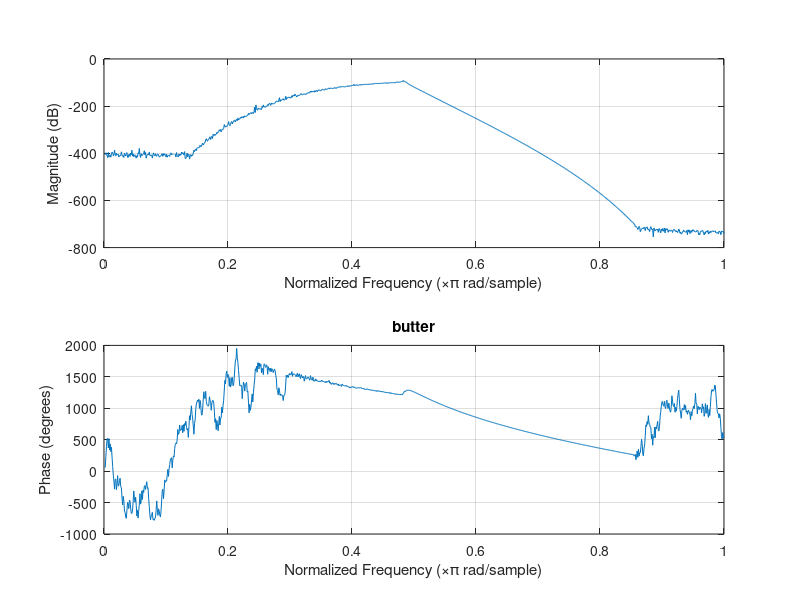
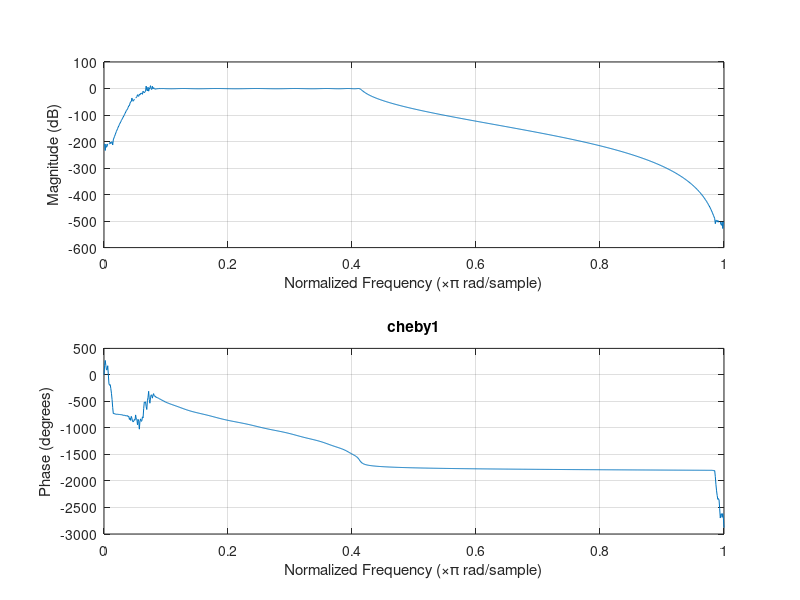
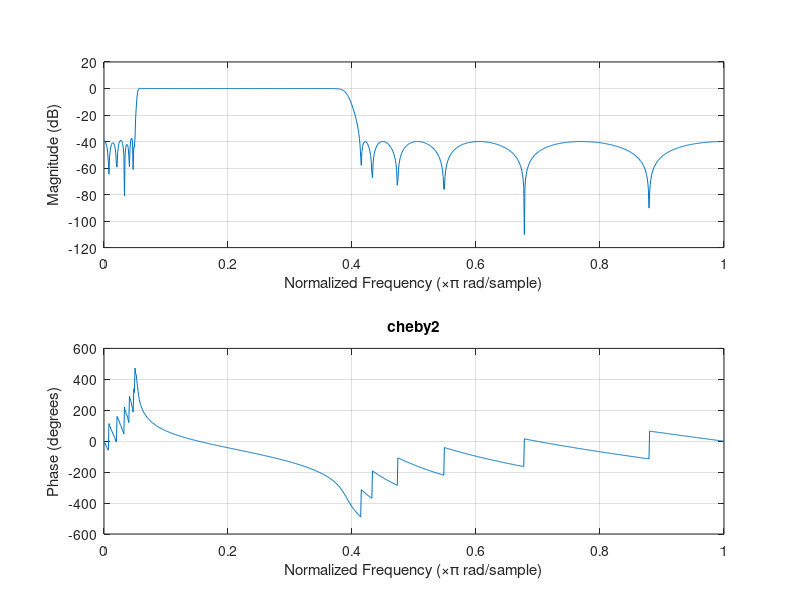
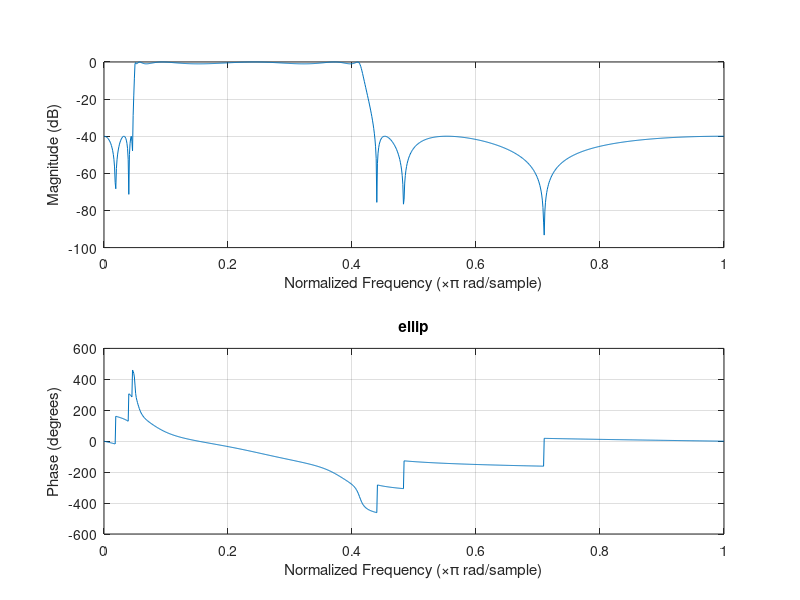

Recreate these plots in MATLAB, in order.
load speech_8_16_44.mat
fs = 16000;
fs2 = 16000;
fs3 = 44000;
Wp = [400 3300];
Ws = [200 3550];
Rs = 40;
Rp = 1;

[N, Wc] = buttord(Wp/(fs/2), Ws/(fs/2), Rp, Rs);
%[N2, Wc2] = buttord(Wp/(fs2/2), Ws/(fs2/2), Rp, Rs);
%[N3, Wc3] = buttord(Wp/(fs3/2), Ws/(fs3/2), Rp, Rs);
[N2, Wc2] = cheb1ord(Wp/(fs/2), Ws/(fs/2), Rp, Rs);
[N3, W3c] = cheb2ord(Wp/(fs/2), Ws/(fs/2), Rp, Rs);
[N4, W4c] = ellipord(Wp/(fs/2), Ws/(fs/2), Rp, Rs);
N
N2
N3
N4

[b, a] = butter(N,Wc);
%[b2, a2] = butter(N2,Wc2);
%[b3, a3] = butter(N3,Wc3);
[b2, a2] = cheby1(N2, Rp, Wc2);
[b3, a3] = cheby2(N2, Rs, Wc2);
[b4, a4] = ellip(N4, Rp, Rs, W4c);

fsig8 = filter(b , a, sig8);


figure(1)
freqz(b, a, 1000)
title('butter')

figure(2)
freqz(b2, a2, 1000)
title('cheby1')

figure(3)
freqz(b3, a3, 1000)
title('cheby2')

figure(4)
freqz(b4, a4, 1000)
title('ellip')

figure(5)
subplot(411)
impz(b ,a)
subplot(412)
impz(b2, a2)
subplot(413)
impz(b3, a3)
subplot(414)
impz(b4, a4)

figure(6)
zplane(b4,a4)

L = 201;
beta = 0;
w = kaiser(L, beta);
w2 = kaiser(L, 2);
w3 = kaiser(L, 15);

w = w(:);
w2 = w2(:);
w3 = w3(:);

figure(7)
plot(w)
hold on
plot(w2)
plot(w3)
hold off

figure(8)
plot(abs(fft(w,1024)))
hold on
plot(abs(fft(w2, 1024)))
plot(abs(fft(w3, 1024)))
hold off


f = [200, 400, 3300, 3500];
amp = [0, 1, 0];
dev = [10^(-Rs/20), 1-10^(-Rp/20), 10^(-Rs/20)]; %prevod z log do lin
                                    %dev udava odchylku od idealniho filtru

[N5, Wc5, beta, ftype] = kaiserord(f,amp,dev, fs);

b5 = fir1(N5, Wc5,ftype,kaiser(N5+1,beta))
N5

figure(9)
freqz(b5)

figure(10)
impz(b5)

figure(11)
zplane(b5)


[N6, f0, a0, W6] = firpmord(f,amp,dev, fs);

b6 = firpm(N6, f0, a0, W6);

N6

figure(12)
freqz(b6)

figure(13)
impz(b6)

figure(14)
zplane(b6)